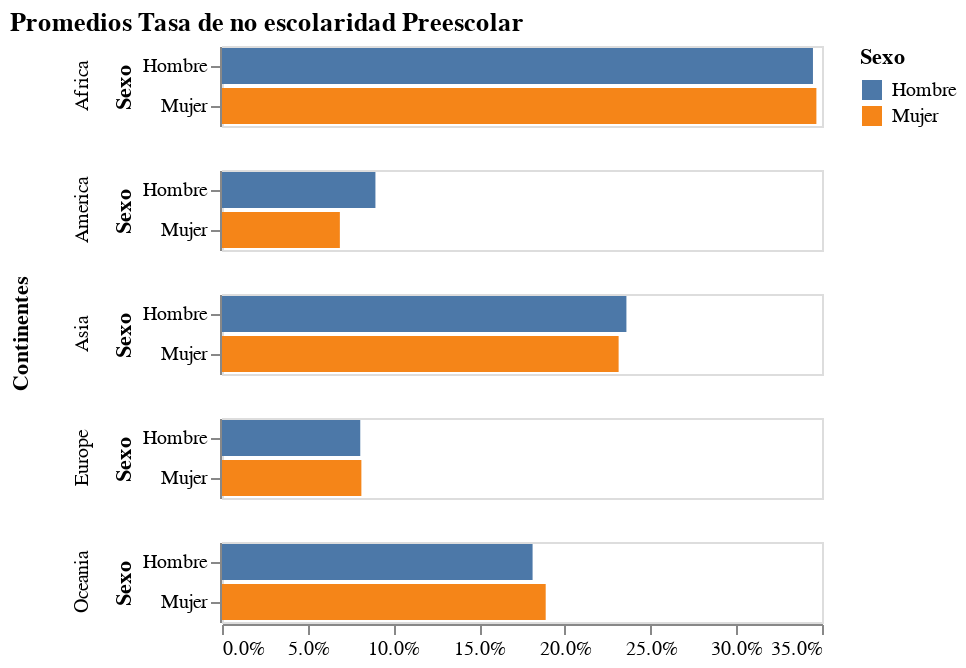

The notebook cell saved with this chart:
### Code cell
Grafico_no_escolaridad_Preescolar = alt.Chart(Promedios_Tasa_no_escolaridad_Preescolar).mark_bar(tooltip=True).encode(
    x=alt.X("Porcentaje:Q", 
        title = "", 
        axis = alt.Axis(format='.1%', grid = False, )),
    y='Sexo:N',
    color='Sexo:N',
    row=alt.Row('Continentes'),
).transform_fold(
    as_=['Sexo', 'Porcentaje'],
    fold=['Hombre', 'Mujer']
).properties(
    title = f"Promedios Tasa de no escolaridad Preescolar",
)
#.configure_title(
#    fontSize = 20,
#    font = "Arial",
#).configure_view(
#    strokeWidth = 0,)

Grafico_no_escolaridad_Preescolar

### Figure 1 — Vega-Lite specification as saved in the notebook (floating-point values rounded to 4 significant figures)
{"config": {"view": {"continuousWidth": 300, "continuousHeight": 300}}, "data": {"name": "data-36fd130558cd4cf2a978218fd256578e"}, "mark": {"type": "bar", "tooltip": true}, "encoding": {"color": {"field": "Sexo", "type": "nominal"}, "row": {"field": "Continentes", "type": "nominal"}, "x": {"axis": {"format": ".1%", "grid": false}, "field": "Porcentaje", "title": "", "type": "quantitative"}, "y": {"field": "Sexo", "type": "nominal"}}, "title": "Promedios Tasa de no escolaridad Preescolar", "transform": [{"fold": ["Hombre", "Mujer"], "as": ["Sexo", "Porcentaje"]}], "$schema": "https://vega.github.io/schema/vega-lite/v5.15.1.json", "datasets": {"data-36fd130558cd4cf2a978218fd256578e": [{"Continentes": "Africa", "Hombre": 0.3447, "Mujer": 0.3467}, {"Continentes": "America", "Hombre": 0.0895, "Mujer": 0.06875}, {"Continentes": "Asia", "Hombre": 0.2359, "Mujer": 0.2314}, {"Continentes": "Europe", "Hombre": 0.08065, "Mujer": 0.0813}, {"Continentes": "Oceania", "Hombre": 0.1812, "Mujer": 0.1888}]}}
